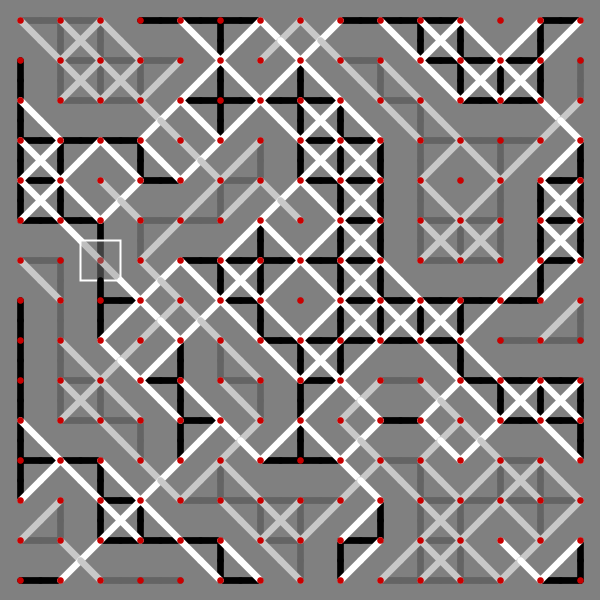

Here is the Python script that generated this plot:
# This is a py5 "imported mode" sketch
# learn about py5 modes at https://py5coding.org

"""
Based on ideas from 2018 (s337 2018-12-01 and other experiments) 
"""
from random import choice

CELL_SIZE = 40

def setup():
    size(600, 600)
    rect_mode(CENTER)
    init_grid(width // CELL_SIZE, height // CELL_SIZE)

def init_grid(w, h):
    for i in range(w):
        for j in range(h):
            Cell((i,j), CELL_SIZE, choice((True, False)))
            
def draw():
    background(128)
    for c in Cell.grid.values():
        c.play()

def key_pressed():
    if key == 's':
        save_frame('###.png')                                    
    elif key == ' ':
        Cell.mode = (Cell.mode + 1) % 3
       
class Cell():
    # neighbours list
    DN = ((-1, -1),       (+1, -1),
           
          (-1, +1),       (+1, +1))
    ON = (          (+0, -1),
          (-1, +0),         (+1, +0),
                    (+0, +1))
    ALLN = ON + DN
    grid = dict()
    mode = 0  # 0, 1, 2

    def __init__(self, index, CELL_SIZE, state=False):
        self.grid[index] = self 
        self.index = index
        self.state = state
        self.cell_size = CELL_SIZE
        self.mouse_down = False
        i, j = index
        self.pos = Py5Vector(
            self.cell_size / 2 + i * self.cell_size,
            self.cell_size / 2 + j * self.cell_size)

    def play(self):
        hs = self.cell_size / 2
        px, py = self.pos.x, self.pos.y
        self.mouse_on = (px - hs < mouse_x < px + hs and
                         py - hs < mouse_y < py + hs)
        if self.mouse_on and is_mouse_pressed:
            self.mouse_down = True
        if self.mouse_down and not is_mouse_pressed:
            self.state = not self.state
            self.mouse_down = False
        self.plot()

    def plot(self):
        stroke_weight(self.cell_size / 6)
        i, j = self.index
        third = self.cell_size / 2
        nbs = (self.ALLN, self.ON, self.DN)[self.mode]
        for (ni, nj) in nbs:
            nb = self.grid.get((i + ni, j + nj), None)

            if self.state and nb and nb.state:
                if (ni, nj) in self.DN:
                    stroke(255)
                else:
                    stroke(0)
                line(
                    self.pos.x + ni * third,
                    self.pos.y + nj * third,
                    self.pos.x, self.pos.y)
            elif not self.state and nb and not nb.state:
                if (ni, nj) in self.DN:
                    stroke(200)
                else:
                    stroke(100)
                line(
                    self.pos.x + ni * third,
                    self.pos.y + nj * third,
                    self.pos.x, self.pos.y)                             
        stroke(200, 0, 0)
        point(*self.pos)

        if self.mouse_on:
            with push_style():
                fill(128, 128)
                stroke_weight(2)
                stroke(255)
                square(self.pos.x, self.pos.y,
                     self.cell_size
                )
       

    
